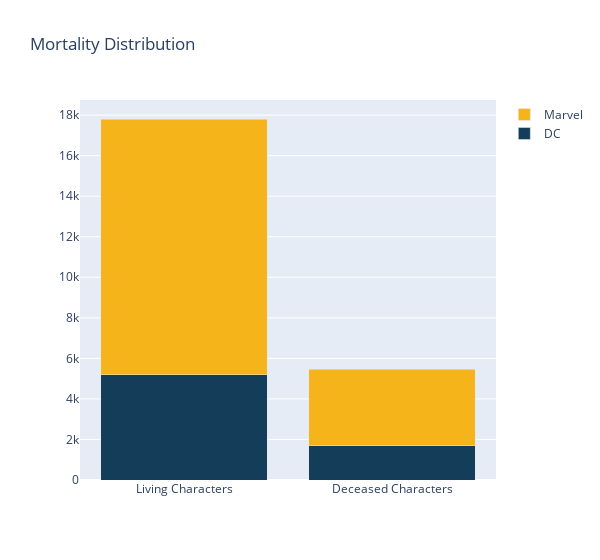

The notebook cell saved with this chart:
### Code cell
dcdist = dc['ALIVE'].value_counts() 
marveldist = marvel['ALIVE'].value_counts()
dctrace = go.Bar(x = dcdist.index, y = dcdist.values, name = 'DC', marker=dict(color='rgb(20,61,89)'))
marveltrace = go.Bar(x = marveldist.index, y = marveldist.values, name = 'Marvel', marker=dict(color='rgb(244,180,26)'))
py.iplot(go.Figure(data = [dctrace, marveltrace], layout = go.Layout(title = 'Mortality Distribution', width=600, barmode='stack')))

### Figure 1 — Plotly figure (JSON) as saved in the notebook; plotly's stock layout.template omitted (floating-point values rounded to 4 significant figures)
{"data": [{"marker": {"color": "rgb(20,61,89)"}, "name": "DC", "type": "bar", "x": ["Living Characters", "Deceased Characters"], "y": [5200, 1693]}, {"marker": {"color": "rgb(244,180,26)"}, "name": "Marvel", "type": "bar", "x": ["Living Characters", "Deceased Characters"], "y": [12608, 3765]}], "layout": {"barmode": "stack", "title": {"text": "Mortality Distribution"}, "width": 600}}
